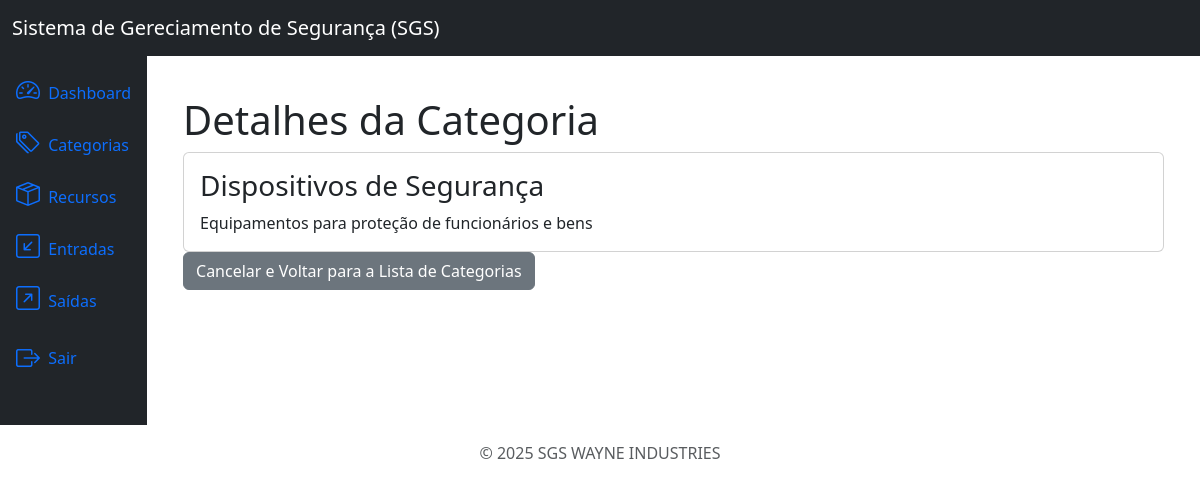
The page /categories/3/detail/ (signed in) on the database its author committed.
### categories/models.py (models this page shows, shortened)
class Category(models.Model):
    name = models.CharField(max_length=200)
    description = models.TextField(null=True, blank=True)
    created_at = models.DateTimeField(auto_now_add=True)
    update_at = models.DateTimeField(auto_now=True)
    class Meta:
        ordering = ['name']

### categories/views.py (the view)
# urls.py: path('categories/<int:pk>/detail/', views.CategoryDetailView.as_view(), name='category_detail'),
class CategoryDetailView(LoginRequiredMixin, PermissionRequiredMixin, DetailView):
    model = models.Category
    template_name = 'category_detail.html'
    permission_required = 'categories.view_category'

### categories/templates/category_detail.html
{% extends 'base.html' %}
{% block content %}
<div class="container mt-4">
    <h3 class="display-6">Detalhes da Categoria</h3>
    <div class="card">
        <div class="card-body">
            <h3 class="card-title">{{ object.name }}</h3>
            <p class="card-text">{{ object.description }}</p>
        </div>
    </div>
    <a href="{% url 'category_list' %}" class="btn btn-secondary mt3">Cancelar e Voltar para a Lista de Categorias</a>
</div>
{% endblock %}

### rows shown on the page
Category: name "Dispositivos de Segurança", description "Equipamentos para proteção de funcionários e bens"
